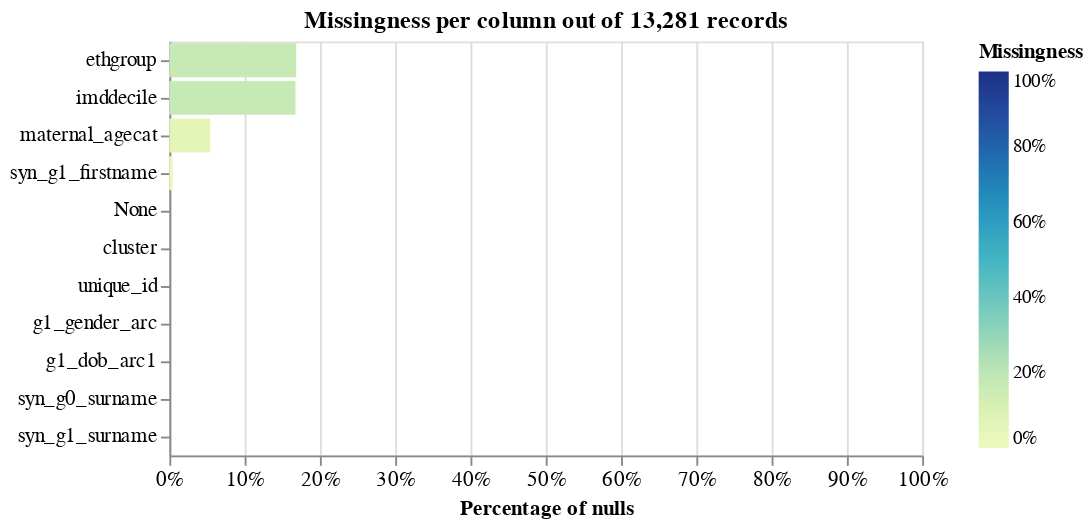

This figure's notebook cell:
### Code cell
linker.missingness_chart()

### Figure 1 — Vega-Lite specification as saved in the notebook (floating-point values rounded to 4 significant figures)
{"config": {"view": {"continuousWidth": 400, "continuousHeight": 300}, "axis": {"labelFontSize": 11}}, "layer": [{"mark": "bar", "encoding": {"color": {"field": "null_proportion", "legend": {"format": ".0%", "offset": 30}, "scale": {"domain": [0, 1], "range": "heatmap"}, "title": "Missingness", "type": "quantitative"}, "tooltip": [{"field": "column_name", "title": "Column", "type": "nominal"}, {"field": "null_count", "format": ",.0f", "title": "Count of nulls", "type": "quantitative"}, {"field": "null_proportion", "format": ".2%", "title": "Percentage of nulls", "type": "quantitative"}, {"field": "total_record_count", "format": ",.0f", "title": "Total record count", "type": "quantitative"}], "x": {"axis": {"format": "%", "labelAlign": "center", "title": "Percentage of nulls"}, "field": "null_proportion", "scale": {"domain": [0, 1]}, "type": "quantitative"}, "y": {"axis": {"title": ""}, "field": "column_name", "sort": "-x", "type": "nominal"}}, "title": "Missingness per column out of 13,281 records"}], "data": {"values": [{"null_proportion": 0.0, "null_count": 0, "total_record_count": 13281, "column_name": "None"}, {"null_proportion": 0.0, "null_count": 0, "total_record_count": 13281, "column_name": "cluster"}, {"null_proportion": 0.0, "null_count": 0, "total_record_count": 13281, "column_name": "unique_id"}, {"null_proportion": 0.05451, "null_count": 724, "total_record_count": 13281, "column_name": "maternal_agecat"}, {"null_proportion": 0.1685, "null_count": 2238, "total_record_count": 13281, "column_name": "ethgroup"}, {"null_proportion": 0.0, "null_count": 0, "total_record_count": 13281, "column_name": "g1_gender_arc"}, {"null_proportion": 0.1675, "null_count": 2224, "total_record_count": 13281, "column_name": "imddecile"}, {"null_proportion": 0.0, "null_count": 0, "total_record_count": 13281, "column_name": "g1_dob_arc1"}, {"null_proportion": 0.0, "null_count": 0, "total_record_count": 13281, "column_name": "syn_g0_surname"}, {"null_proportion": 0.0, "null_count": 0, "total_record_count": 13281, "column_name": "syn_g1_surname"}, {"null_proportion": 0.004593, "null_count": 61, "total_record_count": 13281, "column_name": "syn_g1_firstname"}], "name": "data-0e7bce5a1d2f132e282789d6ef7780fe"}, "title": "", "$schema": "https://vega.github.io/schema/vega-lite/v5.9.3.json"}
